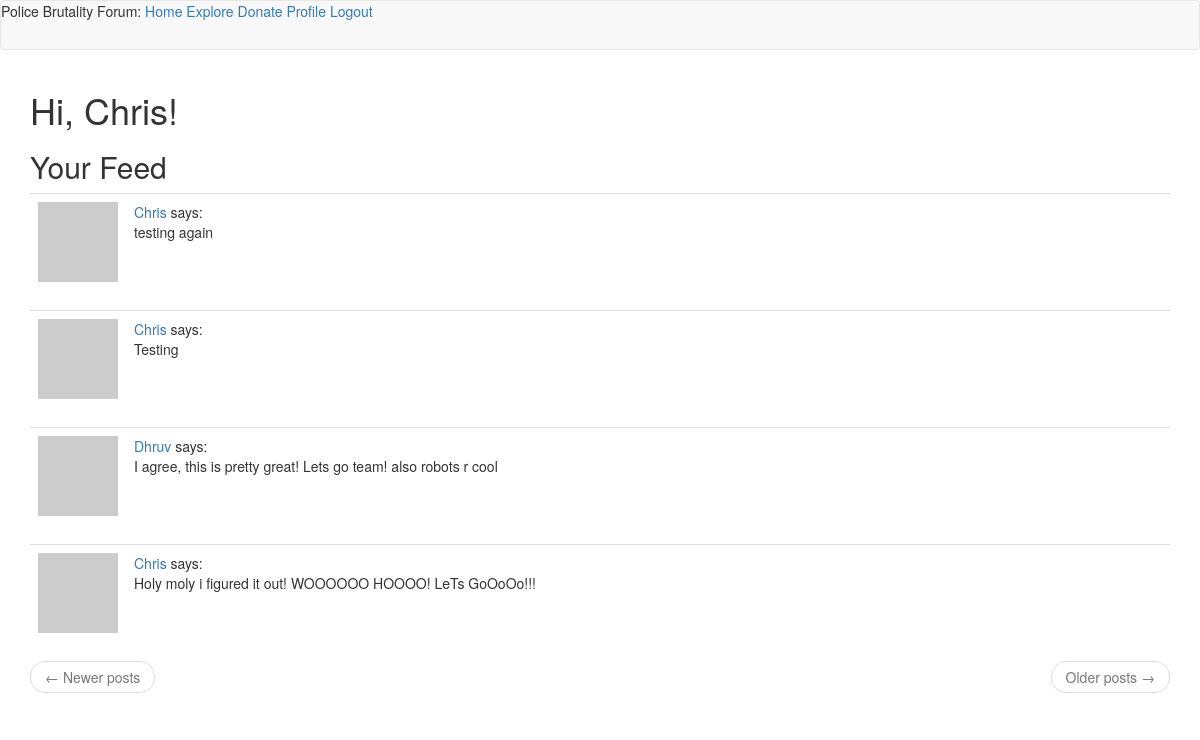
The app's page /index (signed in) with its own data.
### app/models.py (models this page shows, shortened)
class User(UserMixin, db.Model):
    id = db.Column(db.Integer, primary_key=True)
    username = db.Column(db.String(64), index=True, unique=True)
    email = db.Column(db.String(120), index=True, unique=True)
    password_hash = db.Column(db.String(128))
    posts = db.relationship('Post', backref='author', lazy='dynamic')
    about_me = db.Column(db.String(140))
    last_seen = db.Column(db.DateTime, default=datetime.utcnow)
    def avatar(self, size):
        digest = md5(self.email.lower().encode('utf-8')).hexdigest()
        return 'https://www.gravatar.com/avatar/{}?d=identicon&s={}'.format(digest, size)
    def followed_posts(self):
        followed = Post.query.join(
            followers, (followers.c.followed_id==Post.user_id)).filter(
                followers.c.follower_id==self.id)
        own = Post.query.filter_by(user_id=self.id)
        return followed.union(own).order_by(Post.timestamp.desc())
    followed = db.relationship(
        'User', secondary=followers,
        primaryjoin=(followers.c.follower_id == id),
        secondaryjoin=(followers.c.followed_id == id),
        backref=db.backref('followers', lazy='dynamic'), lazy='dynamic')

class Post(db.Model):
    id = db.Column(db.Integer, primary_key=True)
    body = db.Column(db.String(140))
    timestamp = db.Column(db.DateTime, index=True, default=datetime.utcnow)
    user_id = db.Column(db.Integer, db.ForeignKey('user.id'))

### app/routes.py (the view)
@app.route('/',methods=['GET','POST'])
@app.route('/index',methods=['GET','POST'])
@login_required
def index():
    page = request.args.get('page',1,type=int)
    posts = current_user.followed_posts().paginate(page,app.config['POSTS_PER_PAGE'],False)
    next_url = url_for('index',page=posts.next_num)\
        if posts.has_next else None
    prev_url = url_for('index', page=posts.prev_num) \
        if posts.has_prev else None
    return render_template('index.html', title='Home',posts=posts.items,next_url=next_url,prev_url=prev_url,numb=0)

### app/models.py (called while the page is built)
@login.user_loader
def load_user(id):
    return User.query.get(int(id))

### app/routes.py (called while the page is built)
@app.before_request
def before_request():
    if current_user.is_authenticated:
        current_user.last_seen = datetime.utcnow()
        db.session.commit()

### app/templates/index.html
{% extends "base.html" %}
{% block app_content %}
    {%if current_user.is_anonymous%}
    <h1>Welcome to IMG Label Online!</h1>
    {%else%}
    <h1>Hi, {{ current_user.username }}!</h1>
    {%endif%}
    <h2>Your Feed</h2>
    {% for post in posts %}
        {%include '_post.html'%}
    {% endfor %}
    <nav aria-label="...">
        <ul class="pager">
            <li class="previous{% if not prev_url %} disabled{% endif %}">
                <a href="{{ prev_url or '#' }}">
                    <span aria-hidden="true">&larr;</span> Newer posts
                </a>
            </li>
            <li class="next{% if not next_url %} disabled{% endif %}">
                <a href="{{ next_url or '#' }}">
                    Older posts <span aria-hidden="true">&rarr;</span>
                </a>
            </li>
        </ul>
    </nav>
{% endblock %}

### app/templates/_post.html
<table class="table table-hover">
    <tr>
        <td width="70px">
            <a href="{{ url_for('user', username=post.author.username) }}"><img src="{{ post.author.avatar(70) }}" /></a>
        </td>
        <td>
            <a href="{{ url_for('user', username=post.author.username) }}">{{ post.author.username }}</a>
            says:<br>
            {{ post.body }}
        </td>
    </tr>
</table>

### records on screen
User: username "Chris"
Post: author.username "Chris", body "testing again"
Post: author.username "Chris", body "Testing"
Post: author.username "Dhruv", body "I agree, this is pretty great! Lets go team! also robots r cool"
Post: author.username "Chris", body "Holy moly i figured it out! WOOOOOO HOOOO! LeTs GoOoOo!!!"
